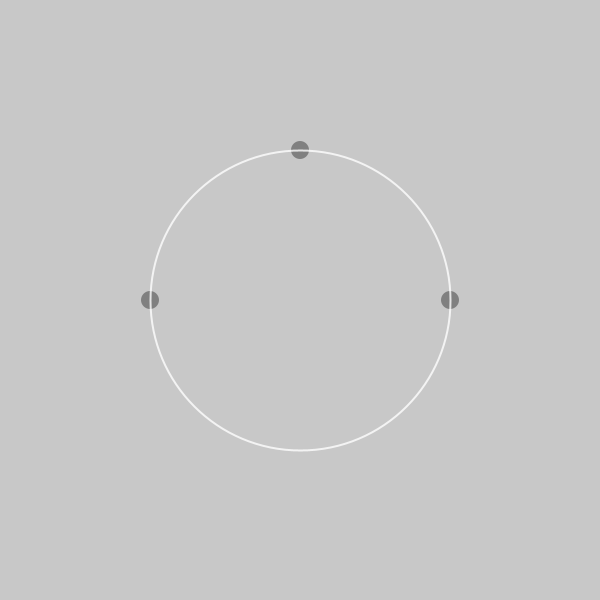
Frame 1 (no input)
Frame 60 (the mouse pressed at the canvas centre just before this capture): identical to frame 1, image omitted
Frame 120 (the mouse held since frame 60 and released just before this capture): identical to frame 1, image omitted

The Processing sketch that drew this single still picture (run headless with seeded random() and noise(); from frame 60 on, the mouse is pressed at the canvas centre):

// Processing sketch: circle3points_01_drag
// ── circle3points_01_drag.pde
/*
"CircleDraw" by Nate "ZombieProof"
 Created November 09, 2011.
 */

drag p1, p2, p3;

void setup() {
  size(600, 600);

  p1 = new drag(150, 300);
  p2 = new drag(450, 300);
  p3 = new drag(300, 150);
}


void draw() {
  background(200);

  // i punti
  p1.display();
  p2.display();
  p3.display();

  // il cerchio
  noFill();
  stroke(255, 200);
  strokeWeight(2);

  float[] CyR = circle3points(p1.x, p1.y, p2.x, p2.y, p3.x, p3.y);
  ellipse(CyR[0], CyR[1], CyR[2]*2, CyR[2]*2);
}

void mouseDragged() {
  if (p1.over) {
    p1.x = mouseX;
    p1.y = mouseY;
  }

  if (p2.over) {
    p2.x = mouseX;
    p2.y = mouseY;
  }

  if (p3.over) {
    p3.x = mouseX;
    p3.y = mouseY;
  }
}


// ── c3p_function.pde
float[] circle3points(float ax, float ay, float bx, float by, float cx, float cy) {
  float[] CyR = new float[3];
  float centerX, centerY, radius;

  //check if points are in the same place
  if (dist(ax, ay, bx, by)!=0&&
    dist(bx, by, cx, cy)!=0&&
    dist(cx, cy, ax, ay)!=0)
  {
    //two slopes from points
    float slope1 = (ay-by)/(ax-bx);
    float slope2 = (by-cy)/(bx-cx);
    
    // bug fix > do not divide by 0
    if(slope1 == 0){
      slope1 = 0.0001;
    }
    
    if(slope2 == 0){
      slope2 = 0.0001;
    }

    //make sure that the points aren't in a line
    if (slope1!=slope2) {
      //equation mumbo-jumbo; take from http://regentsprep.org/Regents/math/geometry/GCG6/RCir.htm
      centerX = (slope1*slope2*(cy-ay) + slope1*(bx+cx) - slope2*(ax+bx))/(2*(slope1-slope2));
      centerY = -1/slope1*(centerX-(ax+bx)/2)+(ay+by)/2;
      radius = dist(centerX, centerY, bx, by);

      CyR[0] = centerX;
      CyR[1] = centerY;
      CyR[2] = radius;
    }
  } 
  else {
    CyR[0] = 0;
    CyR[1] = 0;
    CyR[2] = 0;
  }

  return CyR;
}

// ── drag.pde
class drag {

  float x, y, r;
  boolean over;

  drag(float _x, float _y) {
    x = _x;
    y = _y;
    r = 9;
    over = false;
  }

  void display() {

    fill(128);

    if (dist(mouseX, mouseY, x, y) < r) {
      over = true;
      fill(200,0,0);
    } 
    else {
      over = false;
      fill(128);
    }

    noStroke();
    ellipse(x, y, r*2, r*2);
  }
}
